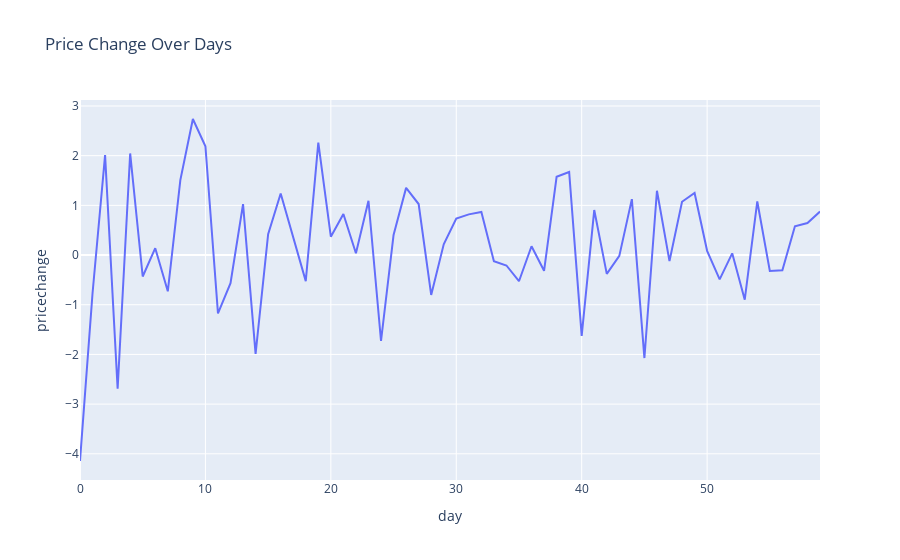

Notebook code for this chart:
### Code cell
# company-1 is from class-label =>0
# line plot of price-change in 60 day interval

fig = px.line(company1_df, x='day', y='pricechange', title='Price Change Over Days')
fig.show()

### Figure 1 — Plotly figure (JSON) as saved in the notebook; plotly's stock layout.template omitted (floating-point values rounded to 4 significant figures)
{"data": [{"hovertemplate": "day=%{x}<br>pricechange=%{y}<extra></extra>", "legendgroup": "", "line": {"color": "#636efa", "dash": "solid"}, "marker": {"symbol": "circle"}, "mode": "lines", "name": "", "orientation": "v", "showlegend": false, "type": "scatter", "x": [0, 1, 2, 3, 4, 5, 6, 7, 8, 9, 10, 11, 12, 13, 14, 15, 16, 17, 18, 19, 20, 21, 22, 23, 24, 25, 26, 27, 28, 29, 30, 31, 32, 33, 34, 35, 36, 37, 38, 39, 40, 41, 42, 43, 44, 45, 46, 47, 48, 49, 50, 51, 52, 53, 54, 55, 56, 57, 58, 59], "xaxis": "x", "y": [-4.145, -0.77, 2.01, -2.692, 2.045, -0.432, 0.138, -0.729, 1.509, 2.738, 2.189, -1.173, -0.565, 1.024, -1.989, 0.421, 1.239, 0.358, -0.525, 2.263, 0.369, 0.827, 0.036, 1.093, -1.73, 0.403, 1.352, 1.027, -0.803, 0.216, 0.736, 0.819, 0.866, -0.123, -0.21, -0.527, 0.177, -0.317, 1.575, 1.672, -1.628, 0.906, -0.38, -0.017, 1.126, -2.073, 1.295, -0.121, 1.072, 1.249, 0.085, -0.49, 0.034, -0.899, 1.078, -0.322, -0.306, 0.579, 0.644, 0.875], "yaxis": "y"}], "layout": {"legend": {"tracegroupgap": 0}, "title": {"text": "Price Change Over Days"}, "xaxis": {"anchor": "y", "domain": [0, 1], "title": {"text": "day"}}, "yaxis": {"anchor": "x", "domain": [0, 1], "title": {"text": "pricechange"}}}}
